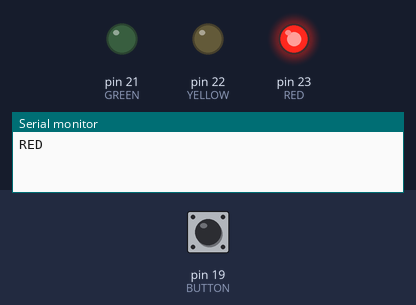
This sketch was run on a simulated Arduino Mega 2560, built with avr-gcc and run on an emulated ATmega2560. On the bench: output pins drawn as LEDs (lit = HIGH), the last lines printed to the serial monitor. The test bench sets the inputs (shaded band); at power-on: pin 19 (BUTTON) HIGH.

Above: at 1.2 s.
1.3 s: pin 19 (BUTTON) pulled LOW for 0.15 s
At 14.9 s:
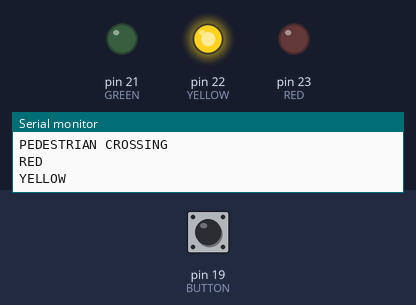
At 17.5 s:
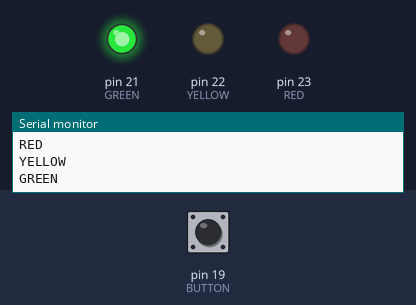
Timing chart, 0 to 17.8 s (numbered marks = the images above; inputs shaded):
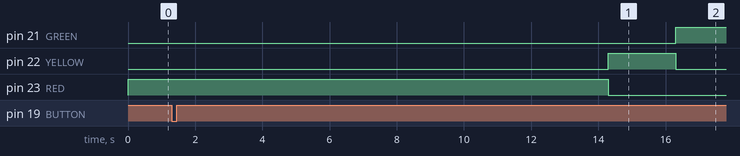

The sketch:

traffic_light.ino
```cpp
/*
Author: Priyanshu Singh Bohra
Date: 05-07-2026
Description: Traffic Light Controller with Pedestrian Button
*/

const int RED = 23;
const int YELLOW = 22;
const int GREEN = 21;
const int BUTTON = 19;

bool pedestrian() {

  if (digitalRead(BUTTON) == LOW) {

    Serial.println("PEDESTRIAN CROSSING");

    digitalWrite(RED, HIGH);
    digitalWrite(YELLOW, LOW);
    digitalWrite(GREEN, LOW);

    delay(8000);

    return true;
  }

  return false;
}

void setup() {

  pinMode(RED, OUTPUT);
  pinMode(YELLOW, OUTPUT);
  pinMode(GREEN, OUTPUT);

  pinMode(BUTTON, INPUT_PULLUP);

  Serial.begin(115200);
}

void loop() {

  // RED
  Serial.println("RED");

  digitalWrite(RED, HIGH);
  digitalWrite(YELLOW, LOW);
  digitalWrite(GREEN, LOW);

  for(int i=0;i<50;i++){
    if(pedestrian()) return;
    delay(100);
  }


  // YELLOW
  Serial.println("YELLOW");

  digitalWrite(RED, LOW);
  digitalWrite(YELLOW, HIGH);
  digitalWrite(GREEN, LOW);

  for(int i=0;i<20;i++){
    if(pedestrian()) return;
    delay(100);
  }


  // GREEN
  Serial.println("GREEN");

  digitalWrite(RED, LOW);
  digitalWrite(YELLOW, LOW);
  digitalWrite(GREEN, HIGH);

  for(int i=0;i<40;i++){
    if(pedestrian()) return;
    delay(100);
  }

}
```
